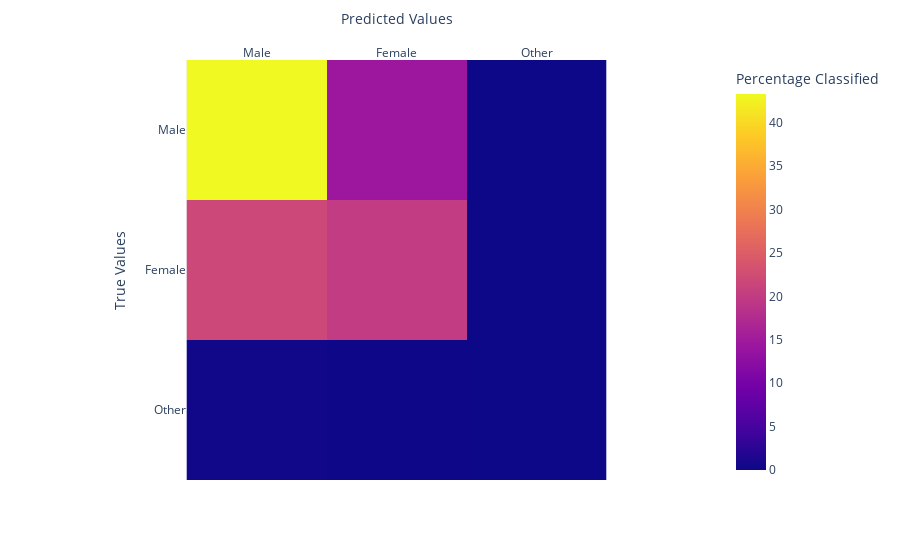

Notebook source saved alongside this figure:
### Code cell
conmat = confusion_matrix(Y_test, Y_pred)
display(conmat)
fig = px.imshow(
    np.round((conmat / conmat.sum()) * 100, 3),
    labels=dict(x="Predicted Values", y="True Values", color="Percentage Classified"),
    x=["Male", "Female", "Other"],
    y=["Male", "Female", "Other"],
)
fig.update_xaxes(side="top")
fig.show()

### Figure 1 — Plotly figure (JSON) as saved in the notebook; plotly's stock layout.template omitted (floating-point values rounded to 4 significant figures)
{"data": [{"coloraxis": "coloraxis", "hovertemplate": "Predicted Values: %{x}<br>True Values: %{y}<br>Percentage Classified: %{z}<extra></extra>", "name": "0", "type": "heatmap", "x": ["Male", "Female", "Other"], "xaxis": "x", "y": ["Male", "Female", "Other"], "yaxis": "y", "z": [[43.31, 14.45, 0.03], [21.79, 20.02, 0], [0.27, 0.12, 0]]}], "layout": {"coloraxis": {"colorbar": {"title": {"text": "Percentage Classified"}}, "colorscale": [[0, "#0d0887"], [0.1111, "#46039f"], [0.2222, "#7201a8"], [0.3333, "#9c179e"], [0.4444, "#bd3786"], [0.5556, "#d8576b"], [0.6667, "#ed7953"], [0.7778, "#fb9f3a"], [0.8889, "#fdca26"], [1, "#f0f921"]]}, "margin": {"t": 60}, "xaxis": {"anchor": "y", "constrain": "domain", "domain": [0, 1], "scaleanchor": "y", "side": "top", "title": {"text": "Predicted Values"}}, "yaxis": {"anchor": "x", "autorange": "reversed", "constrain": "domain", "domain": [0, 1], "title": {"text": "True Values"}}}}
